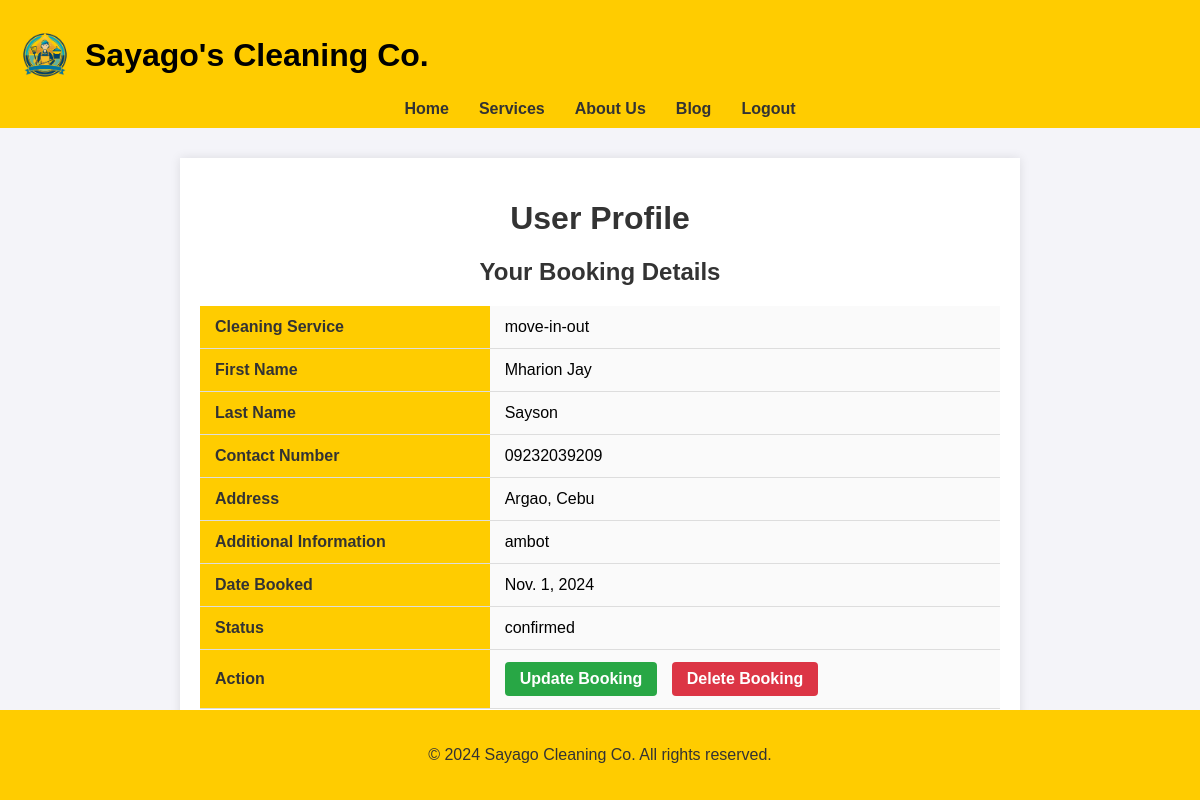
Before: /profile/ (signed in) with the older database file.
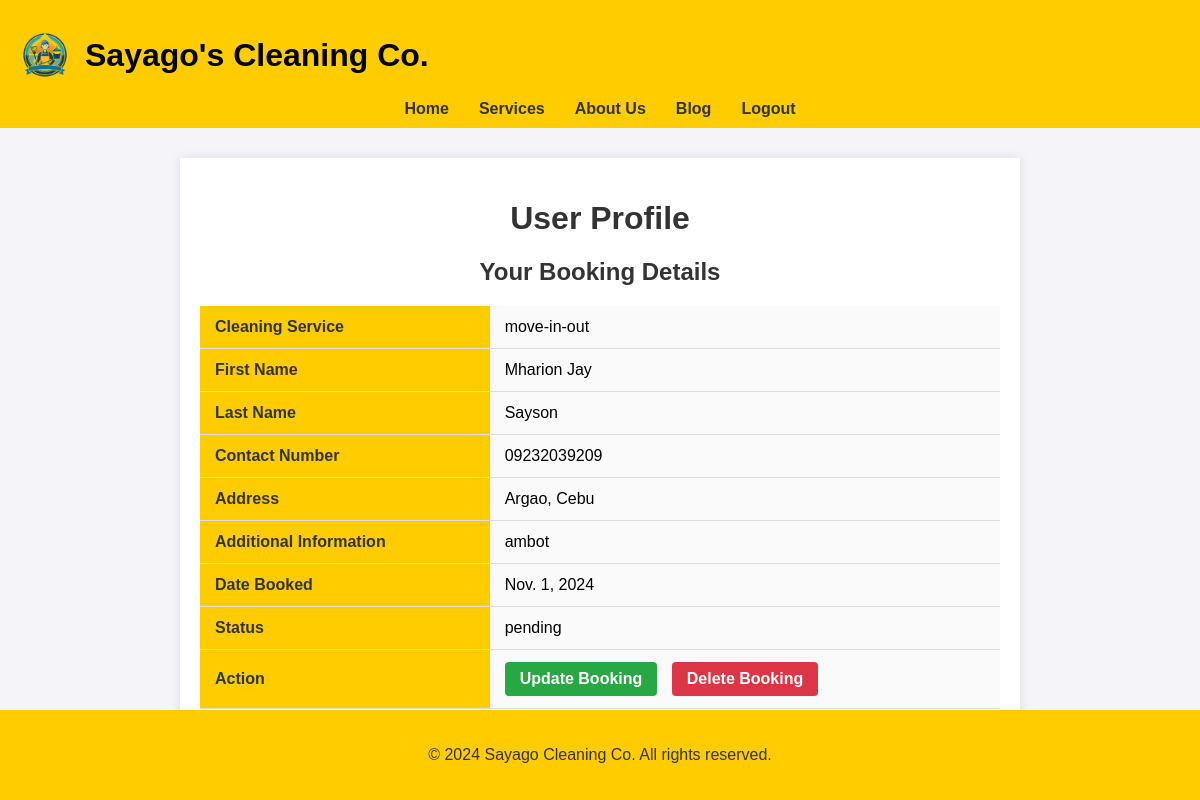
After: the same page with the newer database file.
### cleaning/models.py (models this page shows, shortened)
class Booking(models.Model):
    booking_id = models.AutoField(primary_key=True, editable=False)
    CLEANING_CHOICES = [
    ('residential', 'Residential Cleaning'),
    ('commercial', 'Commercial Cleaning'),
    ('deep-cleaning', 'Deep Cleaning'),
    ('move-in-out', 'Move-in/Move-out Cleaning'),
    ('carpet-cleaning', 'Carpet Cleaning'),
    ('upholstery-cleaning', 'Upholstery Cleaning'),
    ('window-cleaning', 'Window Cleaning'),
    ('eco-friendly', 'Eco-friendly Green Cleaning'),
    ('anti-bacterial-mist', 'Anti-Bacterial Mist Treatment'),
    ('car-interior-detailing', 'Car Interior Detailing'),
    ('deep-dry-cleaning', 'Deep Dry Cleaning'),
    ('deep-home-cleaning', 'Deep Home Cleaning'),
    ('deep-upholstery-shampooing', 'Deep Upholstery Shampooing'),
    ('steam-sterilization', 'Superior Steam Sterilization'),
]
    PENDING = 'pending'
    CONFIRMED = 'confirmed'
    DENIED = 'denied'
    COMPLETED = 'completed'
    STATUS_CHOICES = [
        (CONFIRMED, 'Confirmed'),
        (PENDING, 'Pending'),
        (DENIED, 'Denied'),
        (COMPLETED, 'Completed'),
    ]
    user = models.ForeignKey(User, on_delete=models.CASCADE)
    cleaning_service = models.CharField(max_length=100, choices=CLEANING_CHOICES)
    first_name = models.CharField(max_length=100)
    last_name = models.CharField(max_length=100, default='Unknown')
    contact_number = models.CharField(max_length=15)
    address = models.TextField()
    additional_info = models.TextField(blank=True, null=True)
    status = models.CharField(max_length=20, choices=STATUS_CHOICES, default=PENDING)
    created_at = models.DateTimeField(auto_now_add=True)
    booking_date = models.DateField()

### cleaning/views.py (the view)
# urls.py: path('profile/', views.profile_view, name='user_profile'),
def profile_view(request):
    booking = Booking.objects.filter(user=request.user).last()  # Get the most recent booking
    return render(request, 'cleaning/user_profile.html', {'booking': booking})

### cleaning/templates/cleaning/user_profile.html (shortened to what this page needs)
<!DOCTYPE html>
<html lang="en">
<head>
    {% load static %}
    <link rel="stylesheet" href="{% static 'styles/user_profile.css' %}?101">
</head>
<body>
    <header>
        <nav>
            <div class="logo-title-container">
                <img src="{% static 'images/logo1.png' %}" class="logo" alt="logo">
                <h1 class="site-title">Sayago's Cleaning Co.</h1>
            </div>
            <ul class="centered-menu">
                <li><a href="{% url 'u_home' %}">Home</a></li>
                <li><a href="{% url 'user_services' %}">Services</a></li>
                <li><a href="{% url 'user_about' %}">About Us</a></li>
                <li><a href="{% url 'user_blog' %}">Blog</a></li>
                <li><a href="{% url 'home' %}">Logout</a></li>
            </ul>
        </nav>
    </header>
    <div class="content">
        <h1>User Profile</h1>
        <div class="profile-info">
            <h2>Your Booking Details</h2>
            {% if booking %}
                <table>
                    <tr>
                        <th>Cleaning Service</th>
                        <td>{{ booking.cleaning_service }}</td>
                    </tr>
                    <tr>
                        <th>First Name</th>
                        <td>{{ booking.first_name }}</td>
                    </tr>
                    <tr>
                        <th>Last Name</th>
                        <td>{{ booking.last_name }}</td>
                    </tr>
                    <tr>
                        <th>Contact Number</th>
                        <td>{{ booking.contact_number }}</td>
                    </tr>
                    <tr>
                        <th>Address</th>
                        <td>{{ booking.address }}</td>
                    </tr>
                    <tr>
                        <th>Additional Information</th>
                        <td>{{ booking.additional_info }}</td>
                    </tr>
                    <tr>
                        <th>Date Booked</th>
                        <td>{{ booking.booking_date }}</td>
                    </tr>
                    <tr>
                        <th>Status</th>
                        <td>{{ booking.status }}</td>
                    </tr>
                    <tr>
                        <th>Action</th>
                        <td>
                            <a href="{% url 'update_booking' booking.pk %}" class="action-btn update-btn">Update Booking</a>
                            <a href="{% url 'delete_booking' booking.pk %}" class="action-btn delete-btn" onclick="return confirm('Are you sure you want to delete this booking?');">Delete Booking</a>
                        </td>
                    </tr>
                </table>
            {% else %}
                <p>No booking found. Please make a booking.</p>
            {% endif %}
        </div>
    </div>
    <footer>
        <p>&copy; 2024 Sayago Cleaning Co. All rights reserved.</p>
    </footer>
</body>
</html>

Changed rows visible on the page:
changed Booking "move-in-out": status "confirmed" → "pending"
